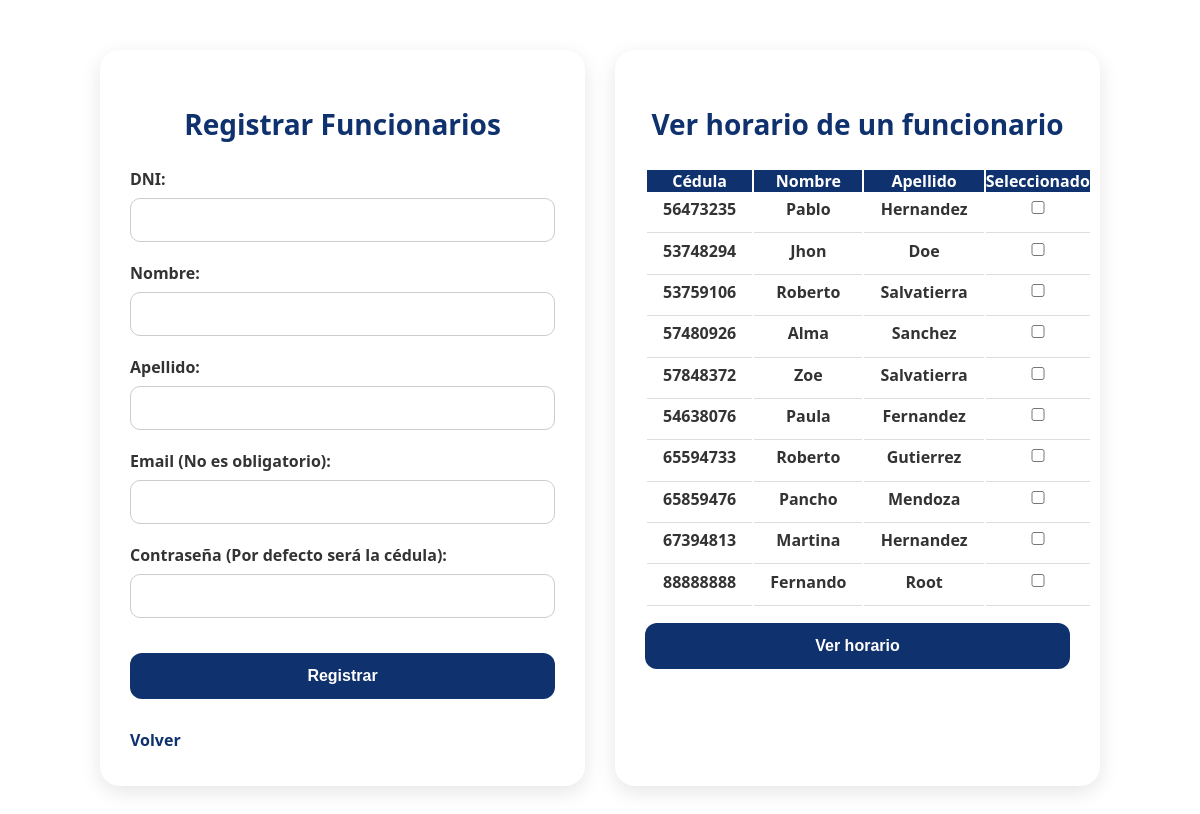
The app's page /frontend/paginas/funcionarios.php with its own data.
### tables this page shows
CREATE TABLE Funcionario (
    Id_funcionario INT UNSIGNED PRIMARY KEY NOT NULL AUTO_INCREMENT,
    Id_persona INT UNSIGNED NOT NULL
);

CREATE TABLE Persona (
     
     
    Id_persona INT UNSIGNED PRIMARY KEY NOT NULL AUTO_INCREMENT,
    Nombre VARCHAR(50) NOT NULL,
    Apellido VARCHAR(50) NOT NULL,
     
    DNI VARCHAR(10) UNIQUE NOT NULL,
    Email VARCHAR(255) UNIQUE NULL,
    Contrasena VARCHAR(255) NOT NULL
);

### frontend/scriptsPhp/globalFunctions.php (the view, shortened to what this page needs)
<?php
$conn = iniciarConexion();
function iniciarConexion()
{
    $servername = "localhost";
    $username = "root";
    $password = "";
    $dbname = "db_acrux";
    $conn = new mysqli($servername, $username, $password, $dbname);
    return $conn;
}
function fetchFuncionarios()
{
    global $conn;
    $query = $conn->prepare("SELECT * FROM persona, funcionario WHERE persona.id_persona = funcionario.id_persona;");
    $query->execute();
    $registros = $query->get_result();
    return $registros;
}
function listarUsuario($tabla)
{
    $tabla = strtolower($tabla);
    if ($tabla === "estudiante") {
        $registros = fetchEstudiante();
        $identificador = "Id_estudiante";
    } else if ($tabla === "funcionario") {
        $registros = fetchFuncionarios();
        $identificador = "Id_funcionario";
    } else {
        $registros = fetchRole($tabla);
        $identificador = "Id_funcionario";
    }
?>
    <table>
        <tr>
            <th>Cédula</th>
            <th>Nombre</th>
            <th>Apellido</th>
            <th>Seleccionado</th>
        </tr>
    <?php
    for ($i = 1; $i <= $registros->num_rows; $i++) {
        $row = $registros->fetch_assoc();
        echo "<tr>";
        echo "<td class='DNI'><label for='fun$i'>" . $row['DNI'] . "</label></td>";
        echo "<td><label for='fun$i'>" . $row['Nombre'] . "</label></td>";
        echo "<td><label for='fun$i'>" . $row['Apellido'] . "</label></td>";
        echo "<td><input type='checkbox' id='fun$i' value=" . $row[$identificador] . "></td>";
        echo "</tr>";
    }
    echo "</table>";
}

### frontend/paginas/funcionarios.php (shortened to what this page needs)
<?php
require '../scriptsPhp/globalFunctions.php';
?>
<!DOCTYPE html>
<html lang="en">
<head>
    <link rel="stylesheet" href="../styles/styles.css">
</head>
<body>
    <div class="forms-container">
        <div class="form-card">
            <h2>Registrar Funcionarios</h2>
            <form id="registFun-Form" action="../scriptsPhp/scriptRegistrarFun.php" method="post" target="_self">
                <label for="DNI">DNI:</label>
                <input type="text" id="DNI" name="DNI" required>
                <label for="nombre">Nombre:</label>
                <input type="text" id="nombre" name="nombre" required>
                <label for="apellido">Apellido:</label>
                <input type="text" id="apellido" name="apellido" required>
                <label for="email">Email (No es obligatorio):</label>
                <input type="email" id="email" name="email">
                <label for="contrasena">Contraseña (Por defecto será la cédula):</label>
                <input type="text" id="contrasena" name="contrasena">
                <input type="submit" value="Registrar">
            </form>
            <a href="menurecursos.php">Volver</a>
        </div>
        <div class="form-card">
            <h2>Ver horario de un funcionario</h2>
            <form id="form-FunSelect" method="get">
                <?php
                listarUsuario("Funcionario");
                ?>
                <input type="submit" value="Ver horario">
            </form>
        </div>
    </div>
</body>
</html>

### frontend/styles/styles.css (style rules this page uses)
* { margin: 0; padding: 0; box-sizing: border-box; }
body { font-family: 'Segoe UI', sans-serif; background: #fff; color: #000; }
.forms-container { display: flex; gap: 30px; justify-content: center; flex-wrap: wrap; margin: 40px auto; max-width: 1000px; }
.form-card { background-color: #fff; padding: 35px 30px; border-radius: 20px; box-shadow: 0 6px 20px rgba(0,0,0,0.1); flex: 1; min-width: 350px; }
.form-card h2 { text-align: center; margin-bottom: 25px; color: #0f316d; font-size: 28px; }
.form-card label { display: block; font-weight: 600; color: #333; margin-bottom: 8px; }
.form-card input[type="submit"] { background: #0f316d; color: white; border: none; padding: 14px 25px; border-radius: 12px; cursor: pointer; font-size: 16px; font-weight: 600; width: 100%; transition: background 0.3s, transform 0.2s; margin-top: 10px; }
.form-card a { display: inline-block; margin-top: 15px; text-decoration: none; color: #0f316d; font-weight: 600; transition: color 0.3s; }
.form-card input, .form-card select, .form-card textarea { width: 100%; padding: 12px; border-radius: 8px; border: 1px solid #ccc; font-size: 16px; margin-bottom: 15px; outline: none; transition: border-color 0.3s, box-shadow 0.3s; }
.form-card input::placeholder, .form-card textarea::placeholder { color: #aaa; font-style: italic; }
#registFun-Form input[type="text"], #registFun-Form input[type="email"], #registFun-Form input[type="password"], #registFun-Form input[type="number"], #form-FunSelect select { width: 100%; padding: 12px 15px; border-radius: 10px; border: 1px solid #ccc; font-size: 16px; margin-bottom: 20px; transition: border-color 0.3s; }
#registFun-Form input[type="submit"], #form-FunSelect input[type="submit"] { margin-top: 15px; }
.th, td { padding: 12px 15px; text-align: center; font-size: 16px; border-bottom: 1px solid #ddd; }
th { background-color: #0f316d; color: white; font-weight: 600; }
td { word-wrap: break-word; }
h2 { text-align: center; color: #0f316d; margin: 20px 0; font-size: 28px; }
.forms-container { display: flex; justify-content: center; gap: 30px; flex-wrap: wrap; margin: 50px auto; max-width: 1000px; }
.form-card input::placeholder { color: #aaa; font-style: italic; }

### frontend/paginas/funcionarios.php (style rules this page uses)
td { padding: 0.2rem 1rem 0.2rem 1rem; }

### records on screen
funcionario: Id_persona.DNI "56473235", Id_persona.Nombre "Pablo", Id_persona.Apellido "Hernandez"
funcionario: Id_persona.DNI "53748294", Id_persona.Nombre "Jhon", Id_persona.Apellido "Doe"
funcionario: Id_persona.DNI "53759106", Id_persona.Nombre "Roberto", Id_persona.Apellido "Salvatierra"
funcionario: Id_persona.DNI "57480926", Id_persona.Nombre "Alma", Id_persona.Apellido "Sanchez"
funcionario: Id_persona.DNI "57848372", Id_persona.Nombre "Zoe", Id_persona.Apellido "Salvatierra"
funcionario: Id_persona.DNI "54638076", Id_persona.Nombre "Paula", Id_persona.Apellido "Fernandez"
funcionario: Id_persona.DNI "65594733", Id_persona.Nombre "Roberto", Id_persona.Apellido "Gutierrez"
funcionario: Id_persona.DNI "65859476", Id_persona.Nombre "Pancho", Id_persona.Apellido "Mendoza"
funcionario: Id_persona.DNI "67394813", Id_persona.Nombre "Martina", Id_persona.Apellido "Hernandez"
funcionario: Id_persona.DNI "88888888", Id_persona.Nombre "Fernando", Id_persona.Apellido "Root"
